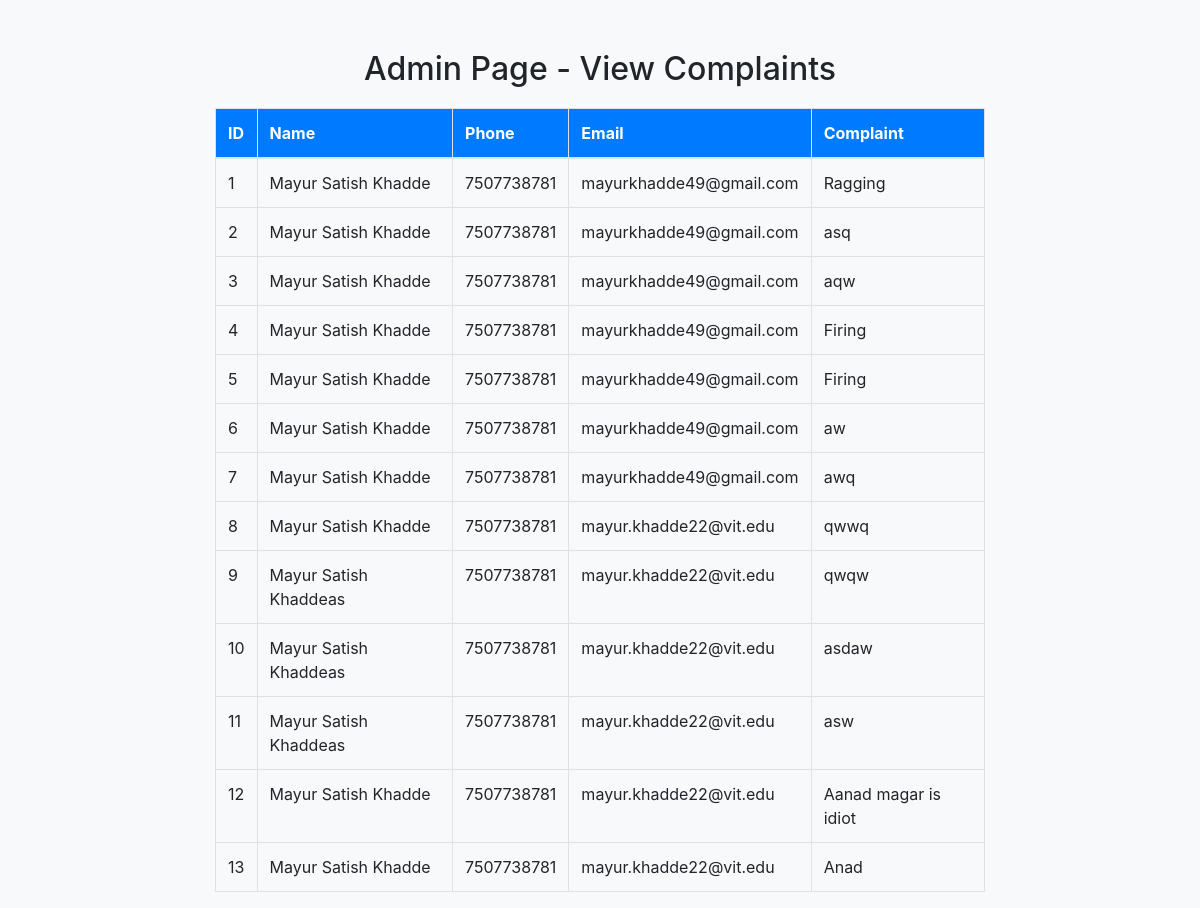
The app's page /admin.php with its own data.
### tables this page shows
CREATE TABLE `complaint` (
  `id` int(11) NOT NULL,
  `name` varchar(255) DEFAULT NULL,
  `phone` varchar(255) DEFAULT NULL,
  `email` varchar(255) DEFAULT NULL,
  `complaint` text DEFAULT NULL
);

### admin.php (the view, shortened to what this page needs)
<!DOCTYPE html>
<html lang="en">
<head>
  <link rel="stylesheet" href="https://stackpath.bootstrapcdn.com/bootstrap/4.5.2/css/bootstrap.min.css">
</head>
<body>
  <div class="container">
    <h2>Admin Page - View Complaints</h2>
    <table class="table table-bordered">
      <thead>
        <tr>
          <th>ID</th>
          <th>Name</th>
          <th>Phone</th>
          <th>Email</th>
          <th>Complaint</th>
        </tr>
      </thead>
      <tbody>
        <?php
          include 'config.php';
          $query = "SELECT * FROM complaint";
          $result = mysqli_query($conn, $query);
          if(mysqli_num_rows($result) > 0){
            while($row = mysqli_fetch_assoc($result)){
              echo "<tr>";
              echo "<td>".$row['id']."</td>";
              echo "<td>".$row['name']."</td>";
              echo "<td>".$row['phone']."</td>";
              echo "<td>".$row['email']."</td>";
              echo "<td>".$row['complaint']."</td>";
              echo "</tr>";
            }
          } else {
            echo "<tr><td colspan='5'>No complaints found.</td></tr>";
          }
        ?>
      </tbody>
    </table>
  </div>
</body>
</html>

### admin.php (style rules this page uses)
body { background-color: #f8f9fa; }
.container { max-width: 800px; margin: auto; margin-top: 50px; }
h2 { text-align: center; }
table { width: 100%; margin-top: 20px; }
table, th, td { border: 1px solid #dee2e6; border-collapse: collapse; }
th, td { padding: 10px; text-align: left; }
th { background-color: #007bff; color: #fff; }

### records on screen
complaint: id "1", name "Mayur Satish Khadde", phone "7507738781", email "mayurkhadde49@gmail.com", complaint "Ragging"
complaint: id "2", name "Mayur Satish Khadde", phone "7507738781", email "mayurkhadde49@gmail.com", complaint "asq"
complaint: id "3", name "Mayur Satish Khadde", phone "7507738781", email "mayurkhadde49@gmail.com", complaint "aqw"
complaint: id "4", name "Mayur Satish Khadde", phone "7507738781", email "mayurkhadde49@gmail.com", complaint "Firing"
complaint: id "5", name "Mayur Satish Khadde", phone "7507738781", email "mayurkhadde49@gmail.com", complaint "Firing"
complaint: id "6", name "Mayur Satish Khadde", phone "7507738781", email "mayurkhadde49@gmail.com", complaint "aw"
complaint: id "7", name "Mayur Satish Khadde", phone "7507738781", email "mayurkhadde49@gmail.com", complaint "awq"
complaint: id "8", name "Mayur Satish Khadde", phone "7507738781", email "mayur.khadde22@vit.edu", complaint "qwwq"
complaint: id "9", name "Mayur Satish Khaddeas", phone "7507738781", email "mayur.khadde22@vit.edu", complaint "qwqw"
complaint: id "10", name "Mayur Satish Khaddeas", phone "7507738781", email "mayur.khadde22@vit.edu", complaint "asdaw"
complaint: id "11", name "Mayur Satish Khaddeas", phone "7507738781", email "mayur.khadde22@vit.edu", complaint "asw"
complaint: id "12", name "Mayur Satish Khadde", phone "7507738781", email "mayur.khadde22@vit.edu", complaint "Aanad magar is idiot"
complaint: id "13", name "Mayur Satish Khadde", phone "7507738781", email "mayur.khadde22@vit.edu", complaint "Anad"
